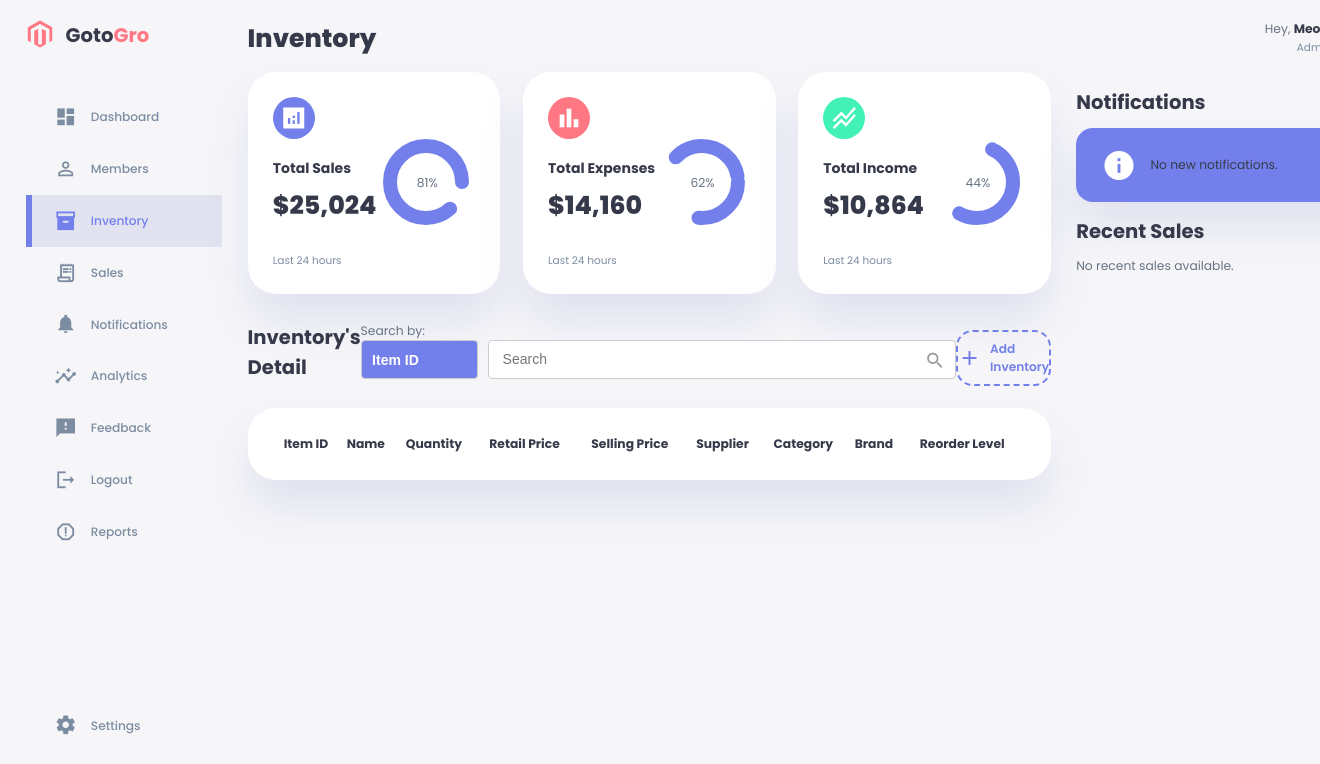
The app's page /inventory.php, older data.
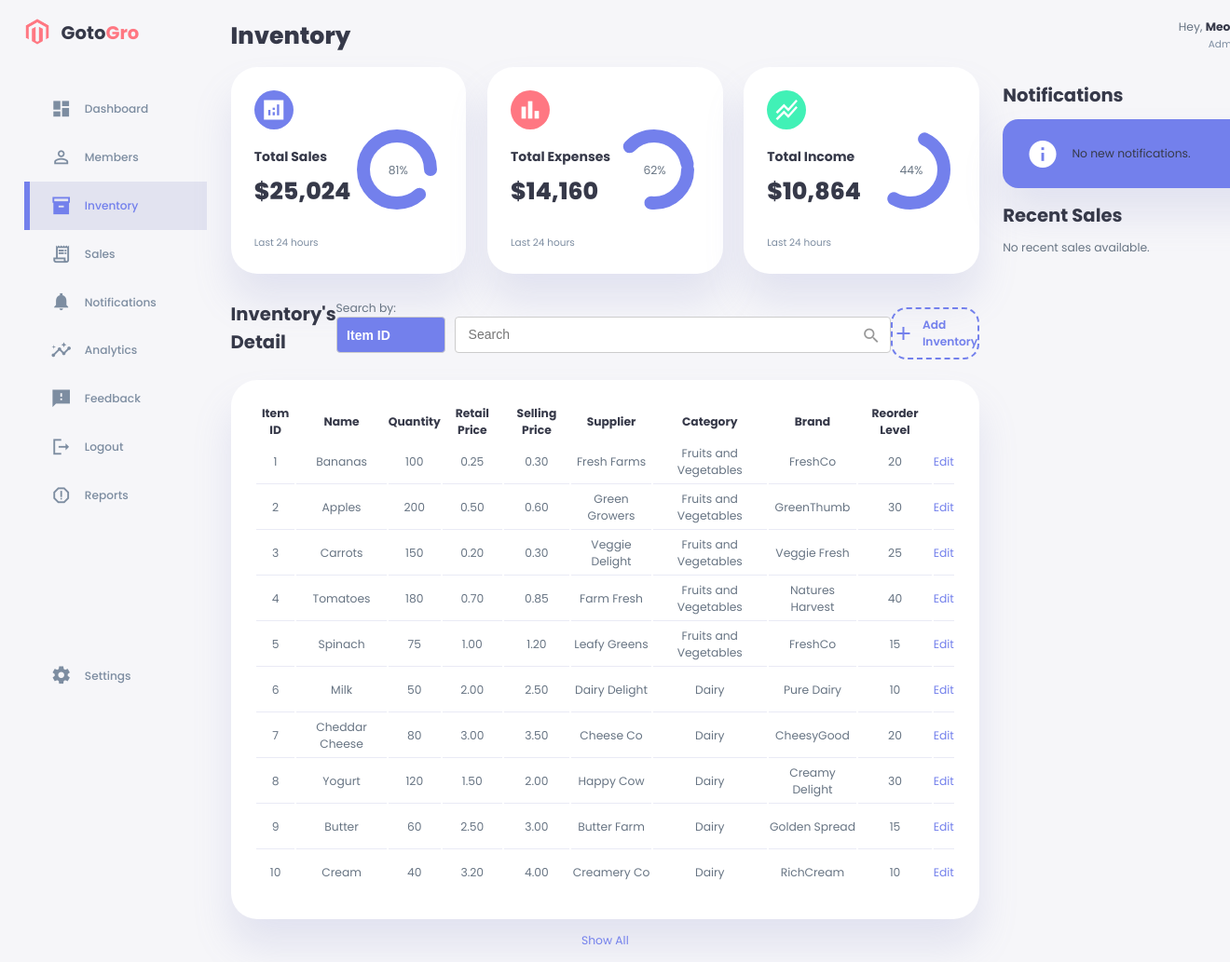
The same page, newer data.
### tables this page shows
CREATE TABLE IF NOT EXISTS inventory (
    Item_ID int(5) NOT NULL AUTO_INCREMENT,
    Name varchar(100) NOT NULL,
    Quantity int(5) NOT NULL,
    Retail_Price decimal(10, 2) NOT NULL,
    Selling_Price decimal(10, 2) NOT NULL,
    Supplier varchar(100) NOT NULL,
    Category varchar(50) NOT NULL,
    Brand varchar(50) NOT NULL,
    Reorder_Level int(5) NOT NULL,
    PRIMARY KEY (Item_ID)
);

### inventory.php (the view, shortened to what the changed rows need)
<?php
require_once('settings.php');
$conn = new mysqli($host, $user, $pwd, $sql_db);
$limit = 10;
if (isset($_GET['show']) && $_GET['show'] === 'all') {
    $sql = "SELECT * FROM inventory";
    $show_all = true;
} else {
    $sql = "SELECT * FROM inventory LIMIT $limit";
    $show_all = false;
}
$result = $conn->query($sql);
$sql_count = "SELECT COUNT(*) AS total FROM inventory";
$count_result = $conn->query($sql_count);
$row_count = $count_result->fetch_assoc();
$total_inventory = $row_count['total'];
?>
<!DOCTYPE html>
<html lang="en">
<head>
    <link rel="stylesheet" href="./style.css" />
    <link rel="stylesheet" href="./inventory.css" />
    <link rel="stylesheet" href="./inventoryform.css" />
</head>
<body>
    <div class="container">
        <aside>
            <div class="top">
                <div class="logo">
                    <h2>Goto<span class="danger">Gro</span></h2>
                </div>
            </div>
        </aside>
        <main>
            <h1>Inventory</h1>
            <div class="insights">
                <div class="sales">
                    <div class="middle">
                        <div class="left">
                            <h1>$25,024</h1>
                        </div>
                    </div>
                </div>
                <div class="expenses">
                    <div class="middle">
                        <div class="left">
                            <h1>$14,160</h1>
                        </div>
                    </div>
                </div>
                <div class="income">
                    <div class="middle">
                        <div class="left">
                            <h1>$10,864</h1>
                        </div>
                    </div>
                </div>
            </div>
            <div class="inventory-container">
                <div class="inventory-detail">
                    <div class="inventory-detail-header">
                        <h2>Inventory's Detail</h2>
                        <form method="get" action="">
                        </form>
                        <div class="add-inventory">
                        </div>
                    </div>
                    <table id="inventory-detail--table">
                        <thead>
                            <tr>
                                <th>Item ID</th>
                                <th>Name</th>
                                <th>Quantity</th>
                                <th>Retail Price</th>
                                <th>Selling Price</th>
                                <th>Supplier</th>
                                <th>Category</th>
                                <th>Brand</th>
                                <th>Reorder Level</th>
                                <th></th>
                            </tr>
                        </thead>
                        <tbody>
                            <?php
                            if (isset($_GET['search_bar'])) {
                                $search_term = $conn->real_escape_string($_GET['search_bar']);
                                $search_column = $_GET['search-column'];
                                $sql_search = "SELECT * FROM inventory WHERE $search_column LIKE '%$search_term%'";
                                $result_search = $conn->query($sql_search);
                                if ($result_search->num_rows > 0) {
                                    while ($row = $result_search->fetch_assoc()) {
                                        echo "<tr>";
                                        echo "<td>" . htmlspecialchars($row['Item_ID']) . "</td>";
                                        echo "<td>" . htmlspecialchars($row['Name']) . "</td>";
                                        echo "<td>" . htmlspecialchars($row['Quantity']) . "</td>";
                                        echo "<td>" . htmlspecialchars($row['Retail_Price']) . "</td>";
                                        echo "<td>" . htmlspecialchars($row['Selling_Price']) . "</td>";
                                        echo "<td>" . htmlspecialchars($row['Supplier']) . "</td>";
                                        echo "<td>" . htmlspecialchars($row['Category']) . "</td>";
                                        echo "<td>" . htmlspecialchars($row['Brand']) . "</td>";
                                        echo "<td>" . htmlspecialchars($row['Reorder_Level']) . "</td>";
                                        echo "<td><a class='edit-inventory' onclick=\"requestInventoryInfo(this)\" data-inventory-id='" . $row["Item_ID"] . "'>Edit</a></td>";
                                        echo "</tr>";
                                    }
                                } else {
                                    echo "No results found.";
                                }
                            } else {
                                if ($result->num_rows > 0) {
                                    while ($row = $result->fetch_assoc()) {
                                        echo "<tr>";
                                        echo "<td>" . $row["Item_ID"] . "</td>";
                                        echo "<td>" . $row["Name"] . "</td>";
                                        echo "<td>" . $row["Quantity"] . "</td>";
                                        echo "<td>" . $row["Retail_Price"] . "</td>";
                                        echo "<td>" . $row["Selling_Price"] . "</td>";
                                        echo "<td>" . $row["Supplier"] . "</td>";
                                        echo "<td>" . $row["Category"] . "</td>";
                                        echo "<td>" . $row["Brand"] . "</td>";
                                        echo "<td>" . $row["Reorder_Level"] . "</td>";
                                        echo "<td><a class='edit-inventory' onclick=\"requestInventoryInfo(this)\" data-inventory-id='" . $row["Item_ID"] . "'>Edit</a></td>";
                                        echo "</tr>";
                                    }
                                }
                            }
                            ?>
                        </tbody>
                    </table>
                    <?php if ($total_inventory > $limit): ?>
                        <?php if ($show_all): ?>
                            <a href="inventory.php" class="show-all">Show Less</a>
                        <?php else: ?>
                            <a href="inventory.php?show=all" class="show-all">Show All</a>
                        <?php endif; ?>
                    <?php endif; ?>
                </div>
            </div>
        </main>
        <div class="right">
            <div class="notification-section">
                <h2>Notifications
                </h2>
            </div>
            <div class="recent-sales">
                <h2>Recent Sales</h2>
            </div>
        </div>
    </div>
</body>
</html>

Row changes from the older to the newer data that the page shows:
added inventory: Item_ID "1", Name "Bananas", Quantity "100", Retail_Price "0.25", Selling_Price "0.30", Supplier "Fresh Farms", Category "Fruits and Vegetables", Brand "FreshCo", Reorder_Level "20"
added inventory: Item_ID "2", Name "Apples", Quantity "200", Retail_Price "0.50", Selling_Price "0.60", Supplier "Green Growers", Category "Fruits and Vegetables", Brand "GreenThumb", Reorder_Level "30"
added inventory: Item_ID "3", Name "Carrots", Quantity "150", Retail_Price "0.20", Selling_Price "0.30", Supplier "Veggie Delight", Category "Fruits and Vegetables", Brand "Veggie Fresh", Reorder_Level "25"
added inventory: Item_ID "4", Name "Tomatoes", Quantity "180", Retail_Price "0.70", Selling_Price "0.85", Supplier "Farm Fresh", Category "Fruits and Vegetables", Brand "Natures Harvest", Reorder_Level "40"
added inventory: Item_ID "5", Name "Spinach", Quantity "75", Retail_Price "1.00", Selling_Price "1.20", Supplier "Leafy Greens", Category "Fruits and Vegetables", Brand "FreshCo", Reorder_Level "15"
added inventory: Item_ID "6", Name "Milk", Quantity "50", Retail_Price "2.00", Selling_Price "2.50", Supplier "Dairy Delight", Category "Dairy", Brand "Pure Dairy", Reorder_Level "10"
added inventory: Item_ID "7", Name "Cheddar Cheese", Quantity "80", Retail_Price "3.00", Selling_Price "3.50", Supplier "Cheese Co", Category "Dairy", Brand "CheesyGood", Reorder_Level "20"
added inventory: Item_ID "8", Name "Yogurt", Quantity "120", Retail_Price "1.50", Selling_Price "2.00", Supplier "Happy Cow", Category "Dairy", Brand "Creamy Delight", Reorder_Level "30"
added inventory: Item_ID "9", Name "Butter", Quantity "60", Retail_Price "2.50", Selling_Price "3.00", Supplier "Butter Farm", Category "Dairy", Brand "Golden Spread", Reorder_Level "15"
added inventory: Item_ID "10", Name "Cream", Quantity "40", Retail_Price "3.20", Selling_Price "4.00", Supplier "Creamery Co", Category "Dairy", Brand "RichCream", Reorder_Level "10"
Text that changed along with them:
text now shown: "Show All"
